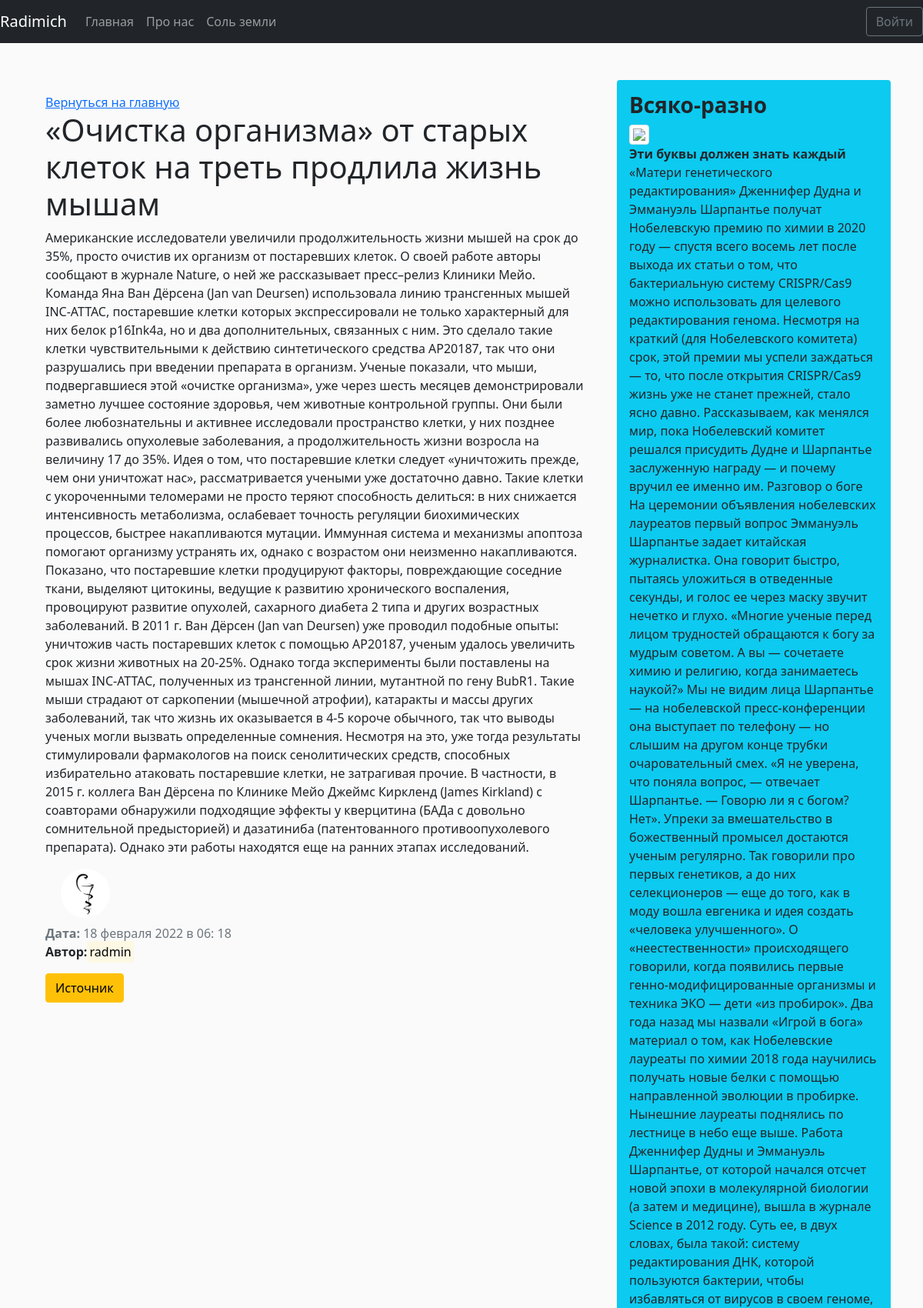
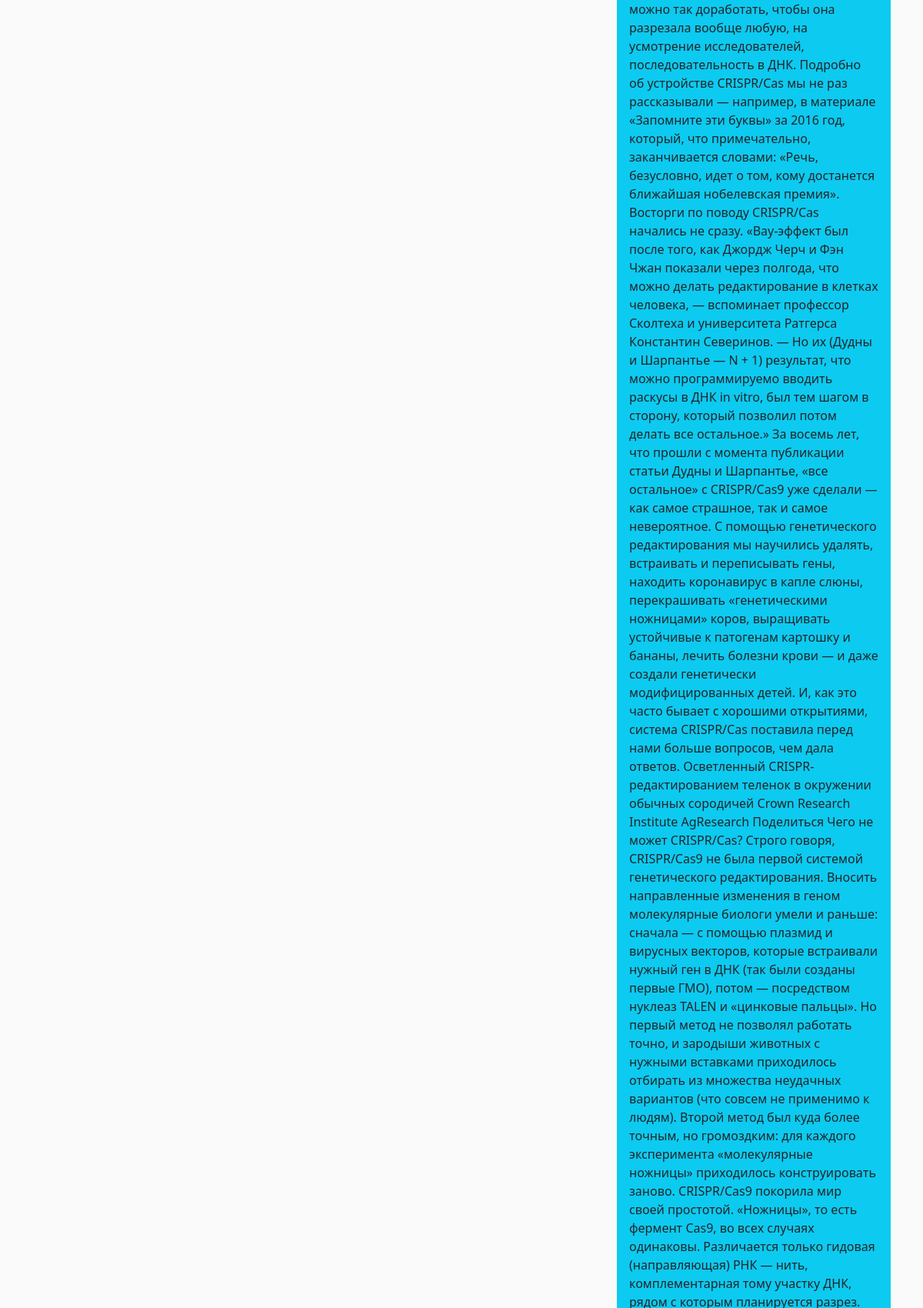
/news/6/ (upper part), run on the app's committed database (2 pictures, top to bottom).
### blog/models.py (models this page shows, shortened)
class News(models.Model):
    title = models.CharField(max_length=100)
    text = models.TextField()
    date = models.DateTimeField(default=timezone.now)
    author = models.ForeignKey(User, on_delete=models.CASCADE)
    ref = models.TextField()
    def __str__(self):
        return self.title

### users/models.py (models this page shows, shortened)
class Profile(models.Model):
    user = models.OneToOneField(User,on_delete=models.CASCADE)
    img = models.ImageField(default='default.jpg',upload_to='user_images')

### blog/views.py (the view)
# urls.py: path('news/<int:pk>/', views.NewsDetailView.as_view(), name='news-detail'),
class NewsDetailView(DetailView):
    model = News
    template_name = 'blog/news_detail.html'
    context_object_name = 'post'
    def get_context_data(self, **kwards):
        ctx = super(NewsDetailView, self).get_context_data(**kwards)
        ctx['title'] = News.objects.filter(pk=self.kwargs['pk']).first()
        return ctx

### blog/templates/blog/news_detail.html (shortened to what this page needs)
{% extends 'blog/main.html'%}
{% block main_section %}
      <div class="alert alert-ligt">
          <a href="{% url 'blog-home' %}">Вернуться на главную</a>
         <h1>{{ post.title }}</h1>
         <p>{{ post.text }}</p>
          <div class="row">
              <div>
                  {% if post.author.profile.img %}
                    <img src="{{ post.author.profile.img.url }}" alt="{{ post.author }}" class="user_image">
                  {% else %}
                    <img src="/pictures/default.jpg " alt="{{ post.author }}" class="user_image">
                  {% endif %}
              </div>
              <div class="mt-2">
                 <span class="text-muted"><b>Дата: </b>{{ post.date|date:"d E Y  в H: i" }}</span>
                  <p><b> Автор:</b><mark>{{ post.author }}</mark></p>
              </div>
          </div>
          <p><a href="{{ post.ref }}" target="_blank"><button class="btn btn-warning">Источник</button>
         </a></p>
      </div>
{% endblock main_section %}
{% block aside_news_section %}
   <h3><b>Всяко-разно</b></h3>
                  <img src="https://27j3751d26uo4lr25484i3t1-wpengine.netdna-ssl.com/wp-content/uploads/2019/10/Discoveries-and-Innovations.jpg" class="img-thumbnail">
                  <p>
                      <b>Эти буквы должен знать каждый</b>
                  </p>
{% endblock aside_news_section %}

### blog/static/blog/main.css (style rules this page uses)
body { background: #fafafa }
.user_image { width: 64px; height: 64px; border-radius: 50%; margin-right: 10px; margin-left: 20px; }

### data on the page
News: title "«Очистка организма» от старых клеток на треть продлила жизнь мышам", text "Американские исследователи увеличили продолжительность жизни мышей на срок до 35%, просто очистив их организм от постаревших клеток. О своей работе авторы сообщают в журнале Nature, о ней же рассказывает пресс–релиз Клиники Мейо. Команда Яна Ван Дёрсена (Jan van Deursen) использовала линию трансгенных мышей INC-ATTAC, постаревшие клетки которых экспрессировали не только характерный для них белок p16Ink4a, но и два дополнительных, связанных с ним. Это сделало такие клетки чувствительными к действию синтетического средства AP20187, так что они разрушались при введении препарата в организм. Ученые показали, что мыши, подвергавшиеся этой «очистке организма», уже через шесть месяцев…", author.profile.img (picture), date "18 февраля 2022 в 06: 18", author "radmin"
